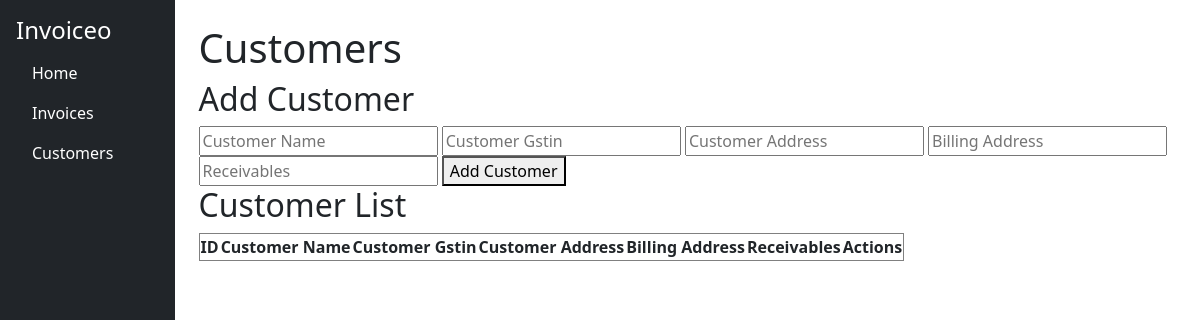
The page /customers on the database as committed earlier.
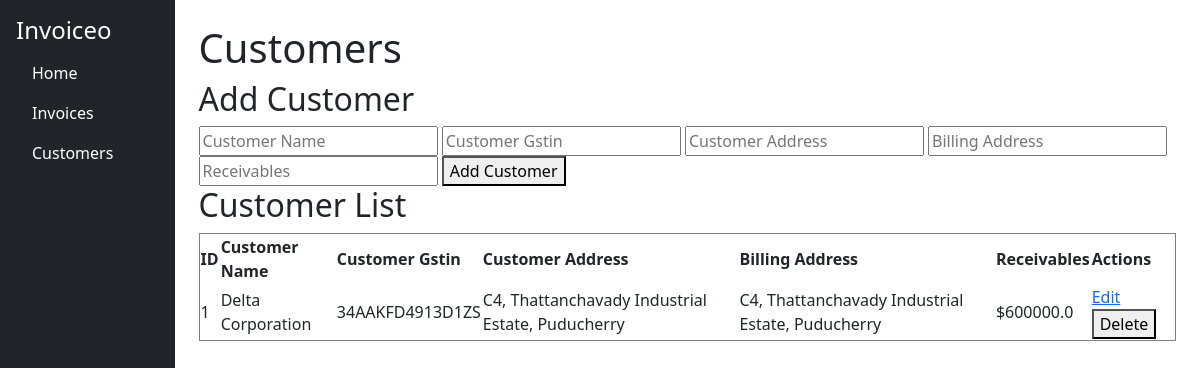
The same page on the database as committed later.
### app.py (models this page shows)
class Customer(db.Model):
    id = db.Column(db.Integer, primary_key=True)
    customer_name = db.Column(db.String(100), nullable=False)
    customer_gstin= db.Column(db.String(15),nullable=False)
    customer_address = db.Column(db.String(300), nullable=False)
    billing_address = db.Column(db.String(300), nullable=False)
    receivables = db.Column(db.Float, nullable=False, default=0.0)

### app.py (the view)
@app.route('/customers', methods=['GET'])
def customers():
    all_customers = Customer.query.all()
    return render_template('customers.html', customers=all_customers)

### templates/customers.html
{% extends 'base.html' %}
{% block content %}
<h1>Customers</h1>
<h2>Add Customer</h2>
<form action="/add_customer" method="POST">
    <input type="text" name="customer_name" placeholder="Customer Name" required>
    <input type="text" name="customer_gstin" placeholder="Customer Gstin" required>
    <input type="text" name="customer_address" placeholder="Customer Address" required>
    <input type="text" name="billing_address" placeholder="Billing Address" required>
    <input type="number" name="receivables" placeholder="Receivables" required>
    <button type="submit">Add Customer</button>
</form>
<h2>Customer List</h2>
<table border="1">
    <tr>
        <th>ID</th>
        <th>Customer Name</th>
        <th>Customer Gstin</th>
        <th>Customer Address</th>
        <th>Billing Address</th>
        <th>Receivables</th>
        <th>Actions</th>
    </tr>
    {% for customer in customers %}
    <tr>
        <td>{{ customer.id }}</td>
        <td>{{ customer.customer_name }}</td>
        <td>{{ customer.customer_gstin }}</td>
        <td>{{ customer.customer_address }}</td>
        <td>{{ customer.billing_address }}</td>
        <td>${{ customer.receivables }}</td>
        <td>
            <a href="{{ url_for('edit_customer', id=customer.id) }}">Edit</a>
            <form action="{{ url_for('delete_customer', id=customer.id) }}" method="POST" style="display:inline;">
                <button type="submit" onclick="return confirm('Are you sure?')">Delete</button>
            </form>
        </td>
    </tr>
    {% endfor %}
</table>
{% endblock %}

Rows that differ between the two databases and show on the page:
added Customer: id "1", customer_name "Delta Corporation", customer_gstin "34AAKFD4913D1ZS", customer_address "C4, Thattanchavady Industrial Estate, Puducherry", billing_address "C4, Thattanchavady Industrial Estate, Puducherry", receivables "600000.0"
